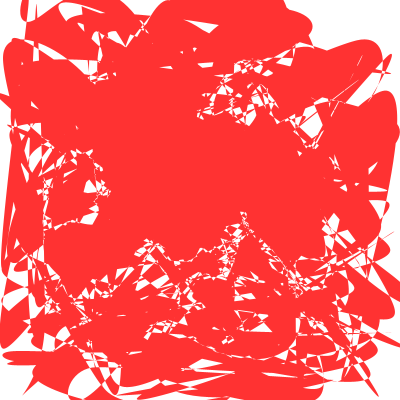
Frame 1 (no input)
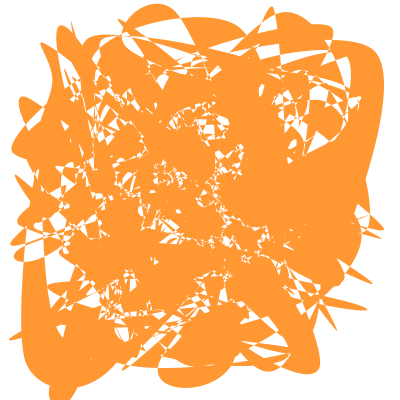
Frame 60 (the mouse pressed at the canvas centre just before this capture)
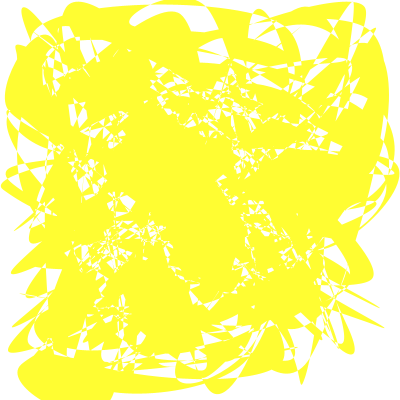
Frame 120 (the mouse held since frame 60 and released just before this capture)

The Processing sketch that drew these frames (run headless with seeded random() and noise(); from frame 60 on, the mouse is pressed at the canvas centre):

// Processing sketch: processing_101964
// ── processing_101964.pde

Calc[] calc = new Calc[300];

float hue;

void setup() {
  size(400, 400);
  colorMode(HSB, 360, 100, 100);
  background(360);
  smooth();

  for (int i = 0 ; i < calc.length;i++) {
    calc[i] = new Calc();
  }
}

void draw() {
  background(360);

  noStroke();
  fill(hue, 80, 100);
  pushMatrix();
  translate(width/2, height/2);
  beginShape();
  for (int i = 0 ; i < calc.length;i++) {
    curveVertex(calc[i].x, calc[i].y);
    calc[i].coordinateUpdate();
  }
  endShape(CLOSE);
  popMatrix();

  hue += 0.5;

  if (hue > 360) {
    hue = 0;
  }
}

class Calc {
  Easing easing = new Easing();

  float x = random(-width/2, width/2);
  float y = random(-height/2, height/2);

  Calc() {
  }

  void coordinateUpdate() {
    PVector acceleration = easing.ease(x, y);
    x +=acceleration.x;
    y +=acceleration.y;
  }
}

class Easing {
  float next_x = random(-width/2, width/2);
  float next_y = random(-height/2, height/2);
  float easing_x = random(0.01, 0.04);
  float easing_y = random(0.01, 0.04);

  PVector ease(float x, float y) {
    PVector acceleration = new PVector( (next_x - x) * easing_x, (next_y - y) * easing_y);
    if ((int)next_x == (int)x || (int)next_y == (int)y) {
      next_x = random(-width/2, width/2);
      next_y = random(-height/2, height/2);
    }
    return acceleration;
  }
}
